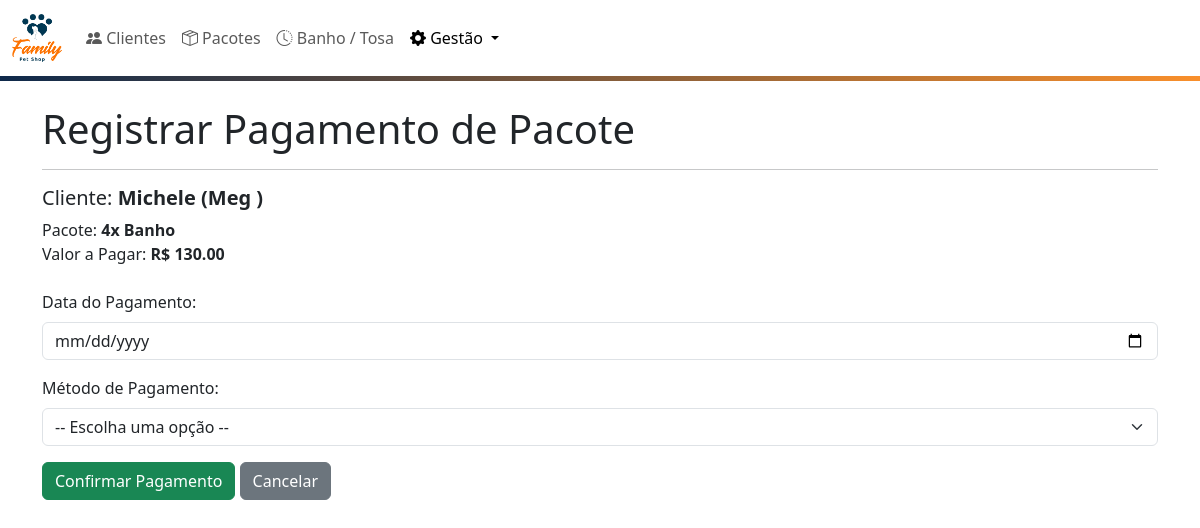
The page /pacote/registrar_pagamento/1 on the database its author committed.
### app.py (models this page shows, shortened)
class Cliente(db.Model):
    id = db.Column(db.Integer, primary_key=True)
    nome_tutor = db.Column(db.String(100), nullable=False)
    telefone = db.Column(db.String(20), nullable=False)
    nome_pet = db.Column(db.String(100), nullable=False)
    raca_pet = db.Column(db.String(50))

class Pacote(db.Model):
    id = db.Column(db.Integer, primary_key=True)
    nome_servico = db.Column(db.String(100), nullable=False)
    creditos_totais = db.Column(db.Integer, nullable=False)
    creditos_usados = db.Column(db.Integer, default=0)
    status = db.Column(db.String(50), default='Ativo')
    preco_pacote = db.Column(db.Float, nullable=False)
    status_pagamento = db.Column(db.String(50), default='Pendente')
    data_pagamento = db.Column(db.Date, nullable=True)
    metodo_pagamento = db.Column(db.String(50), nullable=True)
    dia_semana_fixo = db.Column(db.Integer, nullable=True)
    tipo_agendamento = db.Column(db.String(20), nullable=True)
    cliente_id = db.Column(db.Integer, db.ForeignKey('cliente.id'), nullable=False)
    cliente = db.relationship('Cliente', backref=db.backref('pacotes', lazy=True))
    atendimentos = db.relationship('Atendimento', backref='pacote', lazy='dynamic')

### app.py (the view, shortened to what this page needs)
@app.route('/pacote/registrar_pagamento/<int:pacote_id>', methods=['GET', 'POST'])
def registrar_pagamento_pacote(pacote_id):
    pacote = Pacote.query.get_or_404(pacote_id)
    return render_template('registrar_pagamento_pacote.html', pacote=pacote)

### app.py (called while the page is built)
def format_currency(value):
    if value is None:
        return "0,00"
    return locale.format_string("%.2f", value, grouping=True)

### templates/registrar_pagamento_pacote.html (shortened to what this page needs)
{% extends 'base.html' %}
{% block content %}
  <h1>Registrar Pagamento de Pacote</h1>
  <hr>
  <h5>Cliente: <strong>{{ pacote.cliente.nome_tutor }} ({{ pacote.cliente.nome_pet }})</strong></h5>
  <p>
    Pacote: <strong>{{ pacote.creditos_totais }}x {{ pacote.nome_servico }}</strong>
    <br>
    Valor a Pagar: <strong>R$ {{ pacote.preco_pacote | float | currency }}</strong>
  </p>
  <form method="POST" class="mt-4">
    <div class="mb-3">
      <label for="data_pagamento" class="form-label">Data do Pagamento:</label>
      <input type="date" id="data_pagamento" name="data_pagamento" class="form-control" required>
    </div>
    <div class="mb-3">
        <label for="metodo_pagamento" class="form-label">Método de Pagamento:</label>
        <select name="metodo_pagamento" id="metodo_pagamento" class="form-select" required>
            <option value="" disabled selected>-- Escolha uma opção --</option>
        </select>
    </div>
    <button type="submit" class="btn btn-success" onclick="return confirm('Confirma o pagamento de R$ {{ '%.2f' % pacote.preco_pacote }}?');">Confirmar Pagamento</button>
    <a href="{{ url_for('financeiro') }}" class="btn btn-secondary">Cancelar</a>
  </form>
{% endblock %}

### static/style.css (style rules this page uses)
:root { --brand-blue: #0E294B; --brand-orange: #F98F2B; --brand-red: #D22B2B; --brand-green: #2B7A09; }

### rows shown on the page
Cliente: cliente.nome_tutor "Michele", cliente.nome_pet "Meg"
Pacote: creditos_totais "4", nome_servico "Banho", preco_pacote "130.00"
